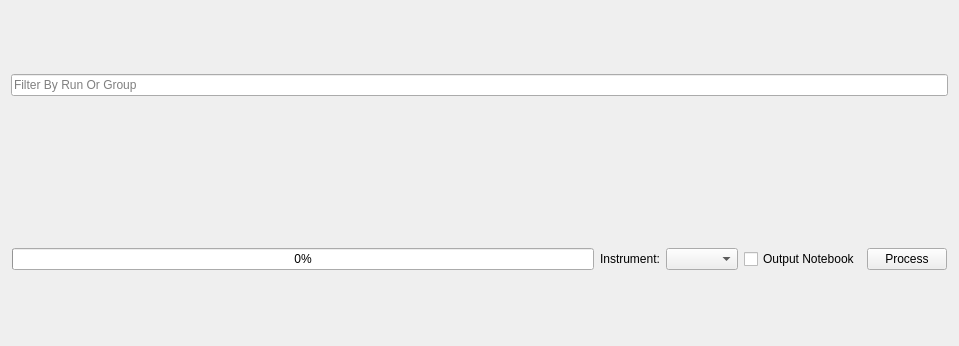
<?xml version="1.0" encoding="UTF-8"?>
<ui version="4.0">
 <class>RunsTableView</class>
 <widget class="QWidget" name="RunsTableView">
  <property name="geometry">
   <rect>
    <x>0</x>
    <y>0</y>
    <width>959</width>
    <height>346</height>
   </rect>
  </property>
  <layout class="QVBoxLayout" name="mainLayout">
   <item>
    <widget class="QLineEdit" name="filterBox">
     <property name="placeholderText">
      <string>Filter By Run Or Group</string>
     </property>
    </widget>
   </item>
   <item>
    <widget class="QToolBar" name="toolBar">
     <property name="styleSheet">
      <string>QToolBar{border: none;}</string>
     </property>
    </widget>
   </item>
   <item>
    <layout class="QHBoxLayout" name="rowButtonsLayout">
     <property name="leftMargin">
      <number>1</number>
     </property>
     <property name="topMargin">
      <number>1</number>
     </property>
     <property name="rightMargin">
      <number>1</number>
     </property>
     <property name="bottomMargin">
      <number>1</number>
     </property>
     <item>
      <widget class="QProgressBar" name="progressBar">
       <property name="toolTip">
        <string>The progress through processing the current reduction.</string>
       </property>
       <property name="whatsThis">
        <string>Shows the current progress when processing.</string>
       </property>
       <property name="value">
        <number>0</number>
       </property>
      </widget>
     </item>
     <item>
      <widget class="QLabel" name="instrumentLabel">
       <property name="text">
        <string>Instrument:</string>
       </property>
      </widget>
     </item>
     <item>
      <widget class="QComboBox" name="instrumentSelector">
       <property name="sizePolicy">
        <sizepolicy hsizetype="Minimum" vsizetype="Fixed">
         <horstretch>0</horstretch>
         <verstretch>0</verstretch>
        </sizepolicy>
       </property>
       <property name="toolTip">
        <string>Select the instrument to assume for fetching runs</string>
       </property>
       <property name="whatsThis">
        <string>Specifies the instrument that data being processed was generated by. This is used to help identify the correct data to load when given sample run numbers to process.</string>
       </property>
      </widget>
     </item>
     <item>
      <widget class="QCheckBox" name="notebookCheckbox">
       <property name="toolTip">
        <string>Whether to generate a python notebook when performing a reduction</string>
       </property>
       <property name="text">
        <string>Output Notebook</string>
       </property>
      </widget>
     </item>
     <item>
      <widget class="QPushButton" name="processButton">
       <property name="toolTip">
        <string>Begin reducing the data in the table</string>
       </property>
       <property name="text">
        <string>Process</string>
       </property>
       <property name="icon">
        <iconset>
         <normaloff>:/stat_rows.png</normaloff>:/stat_rows.png</iconset>
       </property>
      </widget>
     </item>
    </layout>
   </item>
  </layout>
 </widget>
 <resources>
  <include location="../../../../widgets/common/MantidPlot/icons/icons.qrc"/>
 </resources>
 <connections/>
</ui>
